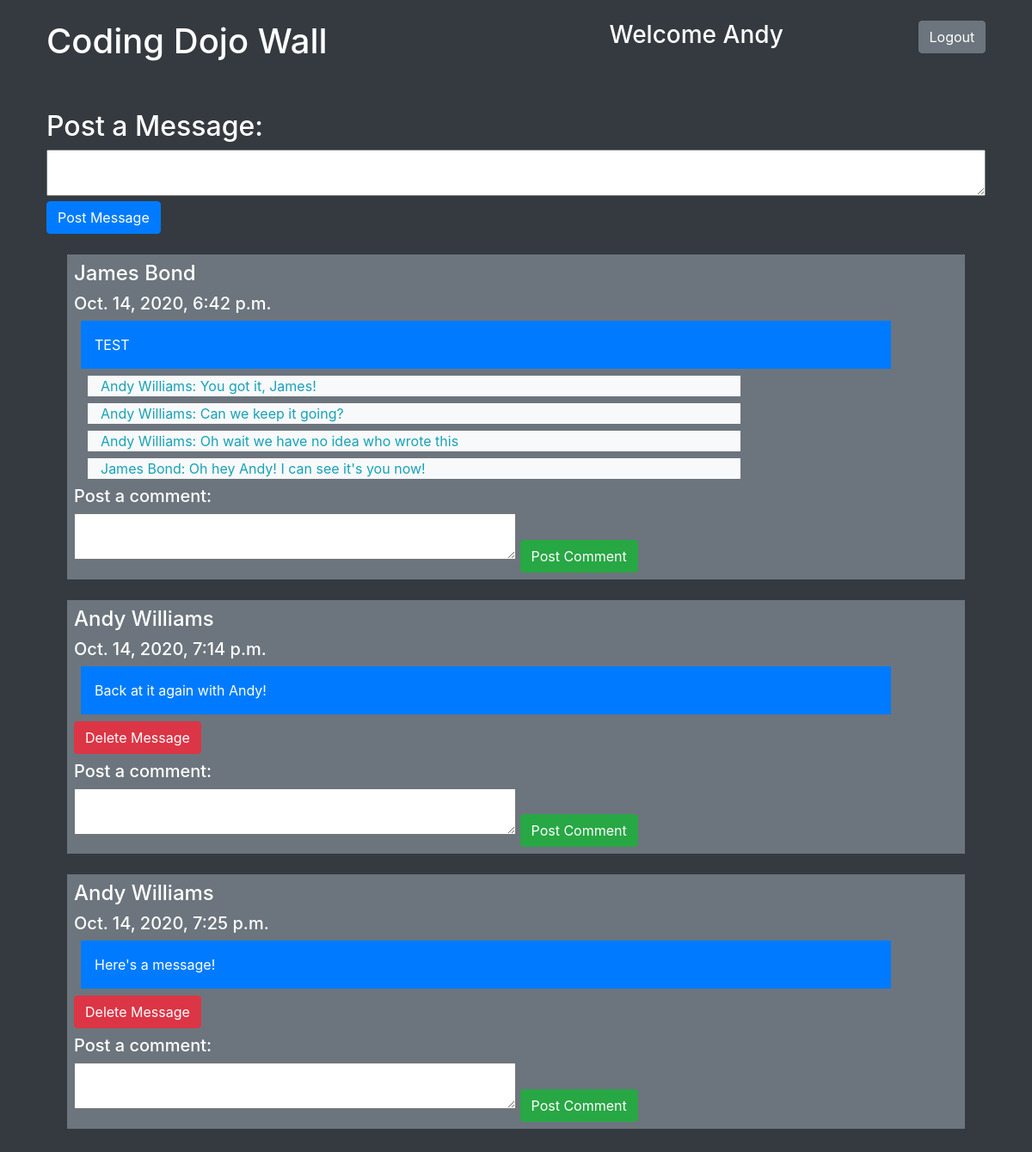
Screenshot of /success (signed in) with the database file from the repository.
### wall_app/models.py (models this page shows)
class User(models.Model):
    first_name = models.CharField(max_length = 255)
    last_name = models.CharField(max_length =255)
    email = models.CharField(max_length = 255)
    password = models.CharField(max_length = 255)
    created_at = models.DateTimeField(auto_now_add = True)
    updated_at = models.DateTimeField(auto_now = True)
    objects = UserManager()

class Message(models.Model):
    message = models.TextField()
    user = models.ForeignKey(User,related_name = 'message',on_delete = models.CASCADE)
    created_at = models.DateTimeField(auto_now_add = True)
    updated_at = models.DateTimeField(auto_now = True)

class Comments(models.Model):
    comment = models.TextField()
    message = models.ForeignKey(Message,related_name = 'comment',on_delete = models.CASCADE)
    user = models.ForeignKey(User,related_name = 'comment',on_delete = models.CASCADE)
    created_at = models.DateTimeField(auto_now_add = True)
    updated_at = models.DateTimeField(auto_now = True)

### wall_app/views.py (the view)
# urls.py: path('success',views.success),
def success(request):
    if 'userid' not in request.session:
        return redirect('/')
    else:
        message_cutoff = datetime.now()-timedelta(minutes = 30)+timedelta(hours = 6)
        context={
            'user': User.objects.get(id = request.session['userid']),
            'all_messages':Message.objects.all(),
            'all_comments':Comments.objects.all(),
            'message_cutoff':message_cutoff,
        }
        test = Message.objects.get(id=4)
        print(message_cutoff)
        print(test.created_at)
        return render(request,'home.html',context)

### wall_app/templates/home.html (shortened to what this page needs)
<!DOCTYPE html>
<html lang="en">
<head>
    <link rel="stylesheet" href="https://stackpath.bootstrapcdn.com/bootstrap/4.5.2/css/bootstrap.min.css"
>
</head>
<body class = 'bg-dark text-white'>
    <div class = 'container p-4'>
        <div class = 'row mb-5'>
    <h1 class = 'col-7'>Coding Dojo Wall</h1>
    <h3 class = 'col-4'>Welcome {{user.first_name}}</h3>
    <a href = '/logout' class = 'h-50 btn btn-secondary'>Logout</a>
</div>
    <form action = '/post' method = 'post'>
    <h2>Post a Message:</h2>
    <textarea class = 'col-12' name = 'message'></textarea>
    <input type = 'submit' class = 'btn btn-primary self-align-right' value = 'Post Message'>
    </form>
    {% for message in all_messages %}
    <div class = 'bg-secondary m-4 p-2'>
        <h4>{{message.user.first_name}} {{message.user.last_name}}</h4>
        <h5>{{message.created_at}}</h5>
        <p class = 'm-2 bg-primary col-11 p-3'> {{message.message}}</p>
        {% if message.user.id == user.id %}
            <a class = 'btn btn-danger'href = '/delete/{{message.id}}/{{message.user.id}}'>Delete Message</a>
        {% endif %}
        <div class = 'm-2 text-info'>
            {% for comment in all_comments %}
            {% if comment.message.id == message.id %}
            <p class = 'm-2 bg-light col-9'>{{comment.user.first_name}} {{comment.user.last_name}}: {{comment.comment}}</p>
            {% endif %}
            {% endfor %}
        </div>
        <form action = '/comment' method = 'POST'>
            <h5>Post a comment:</h5>
            <textarea class = 'col-6' name = 'message'></textarea>
            <input type = 'submit' class = 'btn btn-success self-align-right' value = 'Post Comment'>
        </form>
    </div>
    {% endfor %}
</div>
</body>
</html>

### rows the page displays
User: first_name "Andy"
Message: user.first_name "James", user.last_name "Bond", created_at "Oct. 14, 2020, 6:42 p.m.", message "TEST"
Comments: user.first_name "Andy", user.last_name "Williams", comment "You got it, James!"
Comments: user.first_name "Andy", user.last_name "Williams", comment "Can we keep it going?"
Comments: user.first_name "Andy", user.last_name "Williams", comment "Oh wait we have no idea who wrote this"
Comments: user.first_name "James", user.last_name "Bond", comment "Oh hey Andy! I can see it's you now!"
Message: user.first_name "Andy", user.last_name "Williams", created_at "Oct. 14, 2020, 7:14 p.m.", message "Back at it again with Andy!"
Message: user.first_name "Andy", user.last_name "Williams", created_at "Oct. 14, 2020, 7:25 p.m.", message "Here's a message!"
